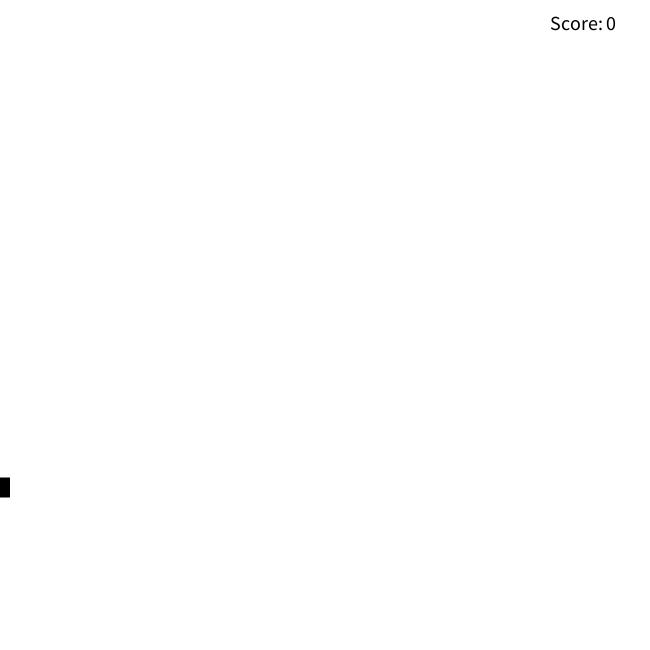
Frame 1 (no input)
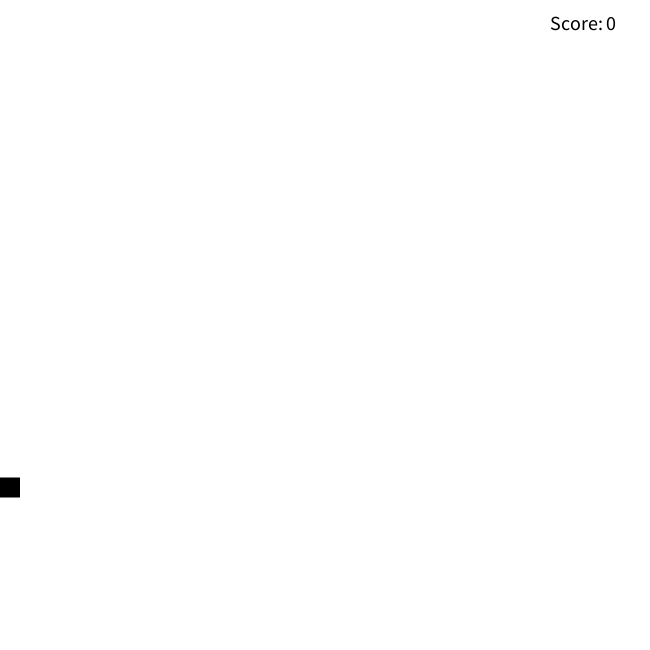
Frame 60 (the mouse pressed at the canvas centre just before this capture)
Frame 120 (the mouse held since frame 60 and released just before this capture): identical to frame 60, image omitted

The Processing sketch that drew these frames (run headless with seeded random() and noise(); from frame 60 on, the mouse is pressed at the canvas centre):

// Processing sketch: sketch_160309b
// ── sketch_160309b.pde
// This is a simple game made from the components in the SparkFun Guide to Processing
// Painting program.  You can see the original sketch here: http://bit.ly/1OPoIso
// 
// The goal of this challenge was to create a game from the same components as
// another sketch that have been repurposed.  
//
// 
// I was inspired by this.  I used this authors gameOver idea and brought it 
// into this sketch:
// http://www.123mylist.com/2013/12/basic-pong-game-using-processing.html





// This is where I'm declaring variables I'll use in the game
int x, y = 1;  // keep track of the (x,y) position of the falling ball
int yChange = 4;  // a way to manage the speed of the ball
int boxSpeed = 2; 
int boxX, boxY = 1;  // (x,y) position of the "box"
int boxWidth = 20; 
int boxHeight = 20;
int gameOver = 0;  // keeps track of if the game is still going. 
int score = 0; // keeps track of the player's score


void setup()
{
  background(255);
  rectMode(CENTER);
  size(650, 650);
  frameRate(60);  // default is 30.  This makes it smoother on my machine

  x = int(random(0, width));  // make the ball drop from a differnt location each time
}


void draw()
{
  
  
    
  if(gameOver == 0)  // run this chunk while the game is still going
  {
  background(255);
  
  // print the current score to the screen
  fill(0);
  textSize(20);
  text("Score: "+score, width - 100, 30);
  
  
  
  // draw first "hole"
  // we so it here so that it looks like there is a hole in the black band
  // before the user presses the left or right arrow.
  fill(0);
    noStroke();
    rect(boxX,0.75*height,boxWidth,boxHeight);
  
  
  
  
  
  
  
  
  
  
  
  
  // right arrow, move "hole"
 
  if (keyCode == 39)
  {
    fill(0);
    noStroke();
    rect(boxX,0.75*height,boxWidth,boxHeight);
    
    // this moves the box by changing its horizontal position.  It's a shortcut
    // version of: boxX = boxX + boxSpeed
    //
    // the word "speed" is confusing here because its actually not a speed, its a 
    // change in x.  Perhaps a better name would have been boxChangeInX or 
    // something like that.
    boxX += boxSpeed;
  
  }
  
  // left arrow, move "hole"
  if (keyCode == 37)
  {
    fill(0);
    noStroke();
    rect(boxX,0.75*height,boxWidth,boxHeight);
    boxX -= boxSpeed;
  }
    if (keyCode == 38)
  {
    fill(0);
    noStroke();
    rect(boxX,0.75*height,boxWidth,boxHeight);
    boxY -= boxSpeed;
  }
    if (keyCode == 40)
  {
    fill(0);
    noStroke();
    rect(boxX,0.75*height,boxWidth,boxHeight);
    boxY += boxSpeed;
  }
  
  
  
  
  
  
  
  
  
  
  
  
  
  
  
  
  
  
  
  
  
  // keep rectangular hole from going off screen.
   if(boxX <= (0+boxWidth/2))
   {
     boxX = boxWidth/2; 
   }
 
   if(boxX >= (width-boxWidth/2))
   {
     boxX = width - boxWidth/2; 
   }

  

  // if the circle falls all the way to the bottom...
  if (y >= height)
  {
    y = 0;  // reset y=0 so the next ball starts at the top of the screen
    x = int(random(0, width));  // pick a new random x position for new ball
    score++;  // add one to the score
  }
  

  // this checks to see if the ball's height is the same height is between
  // the top of the "hole" and the bottom of it.  If it is then...
  if(y+10 >= int(0.75*height-boxHeight/2) && y <= int(0.75*height+boxHeight/2))
  {
    // if its also either to the left or right of the "hole" then end the game
    // essentially this "nested if statement" first checks to see if the ball
    // is close to the hole and if it makes it through the hole or not.
    
    if(x < boxX-boxWidth/2 | x > boxX+boxWidth/2)
    {
     gameOver = 1;  // now the next condition can run...
    }
  }
  
  }
  
  else  // this only happens when gameOver doesn't equal 0
  {
    background(0,255,0);
    fill(255);
    textSize(32);
    text("Game Over!",width/2-90,height/2-180);
    text("Score: " + score,width/2-60,height/2);
    text("Press R to Restart",width/2-130,height/2+80);
  }
  
}

// this resets the game.  It works at anytime during the game
void keyPressed()
{
  if(key == 'r' | key == 'R')
  {
    gameOver=0;
    score = 0;
    y = 1;
    x = int(random(0, width));
 }
  
}
